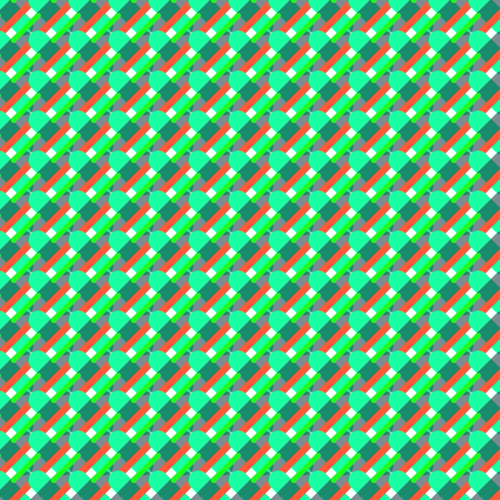
Frame 1 (no input)
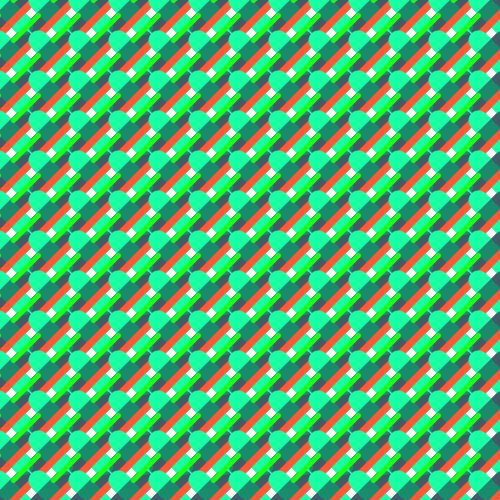
Frame 2 (the mouse pressed at the canvas centre, redrawn once)

The Processing sketch that drew these frames (run headless with seeded random() and noise(); the mouse was pressed at the canvas centre and the sketch redrawn once):

// Processing sketch: processing_82176
// ── processing_82176.pde

void setup () {
  size(500, 500);
  background(255);
  smooth();
}
//décliner des traits sur une longueur
void draw()
{
  noFill();
  for (int posx =-2; posx<width; posx = posx+40)
  {
    for (int posY=0; posY<height; posY = posY+40)
    {
      //trait vert/bleu
      strokeWeight(20);
      stroke(25,460,164);
      line(posx,posY,posx+25,posY+25);
      //traits gris
      stroke(25,60,69,150);
      line(posx,posY+25,posx+25,posY);
      stroke(25,380,24);
      //trait vers "fluo"
      strokeWeight(5);
      color(0);
      line(posx,posY-25,posx-25,posY);
      //traits orange
      strokeWeight(7);
      stroke(398,89,56);
      line(posx+35,posY,posx,posY+35);
    }
  }
  noLoop();
}
